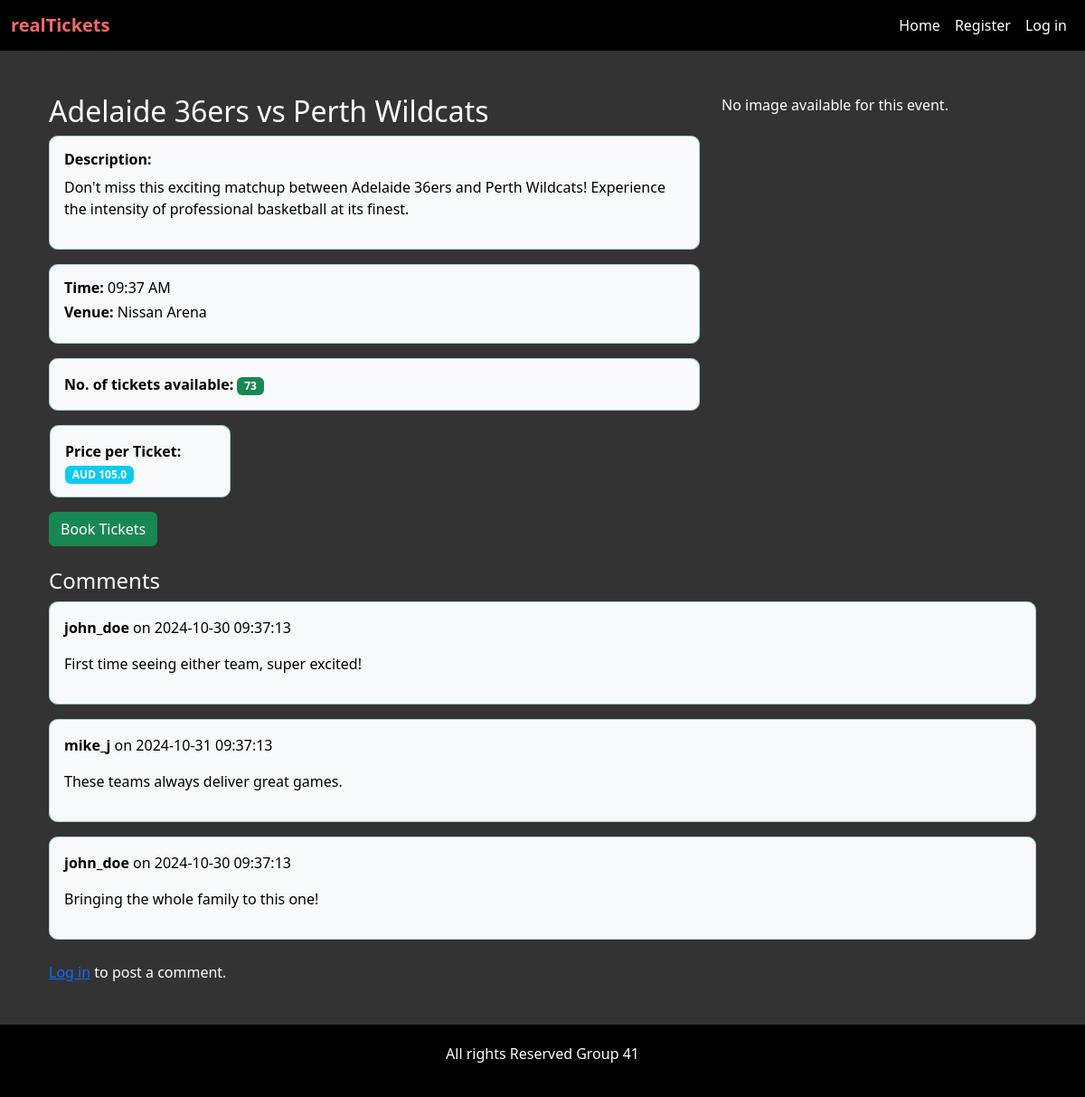
/event/7, run on the app's committed database.
### index/models.py (models this page shows, shortened)
class Event(db.Model):
    __tablename__ = 'events'  # Ensure this matches your database table name
    id = db.Column(db.Integer, primary_key=True)
    name = db.Column(db.String(100), nullable=False)
    date = db.Column(db.DateTime, default=datetime.utcnow)
    location = db.Column(db.String(200))
    description = db.Column(db.Text, nullable=True)
    seats_available = db.Column(db.Integer, nullable=False)
    status = db.Column(db.String(50), nullable=False, default='Open')  # Default to 'Open'
    price_per_ticket = db.Column(db.Float, nullable=False)  # Price per ticket
    created_by = db.Column(db.Integer, db.ForeignKey('user.id'), nullable=False)  # Reference to the user
    created_at = db.Column(db.DateTime, default=datetime.utcnow)  # Track creation time
    comments = db.relationship('Comment', backref='event', lazy=True)
    tickets = db.relationship('Ticket', back_populates='event', cascade='all, delete-orphan')
    image_filename = db.Column(db.String(120), nullable=True)  # Image filename

class Comment(db.Model):
    id = db.Column(db.Integer, primary_key=True)
    user_id = db.Column(db.Integer, db.ForeignKey('user.id'), nullable=False)  # Foreign key to User
    event_id = db.Column(db.Integer, db.ForeignKey('events.id'), nullable=False)  # Foreign key to Event
    content = db.Column(db.Text, nullable=False)
    date_posted = db.Column(db.DateTime, default=datetime.utcnow)  # Timestamp for comment
    user = db.relationship('User', backref=db.backref('comments', lazy=True))

class User(UserMixin, db.Model):  # Inherit from UserMixin
    id = db.Column(db.Integer, primary_key=True)
    first_name = db.Column(db.String(100), nullable=False)
    last_name = db.Column(db.String(100), nullable=False)
    dob = db.Column(db.String(10), nullable=False)
    email = db.Column(db.String(120), unique=True, nullable=False)
    username = db.Column(db.String(80), unique=True, nullable=False)
    password = db.Column(db.String(200), nullable=False)  # For storing hashed passwords
    bio = db.Column(db.Text, nullable=True)  # Optional field for user bio
    created_at = db.Column(db.DateTime, default=datetime.utcnow)  # Track creation time
    contact_number = db.Column(db.String(20), nullable=False)
    street_address = db.Column(db.String(200), nullable=False)

### index/views.py (the view)
@main_bp.route('/event/<int:event_id>')
def event_details(event_id):
    event = Event.query.get(event_id)
    if event is None:
        flash('Event not found', 'danger')
        return redirect(url_for('main.home'))
    return render_template('event_details.html', event=event)

### index/templates/event_details.html (shortened to what this page needs)
{% extends "base.html" %}
{% block content %}
<div class="container mt-4">
    <div class="row">
        <div class="col-md-8">
            <h2 class="event-title">{{ event.name }}</h2>
            <div class="description custom-box">
                <h6><strong>Description:</strong></h6>
                <p>{{ event.description }}</p>
            </div>
            <div class="event-details custom-box">
                <h6><strong>Time:</strong> {{ event.date.strftime('%I:%M %p') }}</h6>
                <h6><strong>Venue:</strong> {{ event.location }}</h6>
            </div>
            <div class="tickets-available custom-box">
                <strong>No. of tickets available:</strong> <span class="badge bg-success">{{ event.seats_available
                    }}</span>
            </div>
        </div>
        <div class="col-md-4">
            {% if event.image_filename %}
            <img src="{{ url_for('static', filename='uploads/' ~ event.image_filename) }}"
                class="img-fluid rounded mb-4" alt="Event Image">
            {% else %}
            <p>No image available for this event.</p>
            {% endif %}
        </div>
        <div class="ticket-price custom-box"
            style="max-width: 200px !important; max-height: 80px !important; margin-left: 13px !important;">
            <strong>Price per Ticket:</strong>
            <span class="badge bg-info">AUD {{ event.price_per_ticket }}</span>
        </div>
    </div>
    <div class="text-start mb-4">
        {% if event.status in ['Sold Out', 'Cancelled', 'Inactive'] %}
        <button class="btn btn-secondary" disabled>Sold Out / Inactive / Cancelled</button>
        {% else %}
        <a href="{{ url_for('main.tickets', event_id=event.id) }}" class="btn btn-success">Book Tickets</a>
        {% endif %}
    </div>
    <h4 class="mt-4">Comments</h4>
    <div class="comments-section mb-4">
        {% for comment in event.comments %}
        <div class="comment custom-box">
            <p><strong>{{ comment.user.username }}</strong> on {{ comment.date_posted.strftime('%Y-%m-%d %H:%M:%S') }}
            </p>
            <p>{{ comment.content }}</p>
        </div>
        {% endfor %}
    </div>
    {% if current_user.is_authenticated %}
    <form action="{{ url_for('main.post_comment', event_id=event.id) }}" method="POST" class="mb-4">
        <div class="mb-3">
            <label for="content" class="form-label">Your Comment</label>
            <textarea class="form-control" id="content" name="content" rows="3" required></textarea>
        </div>
        <button type="submit" class="btn btn-primary">Post Comment</button>
    </form>
    {% else %}
    <p><a href="{{ url_for('main.login') }}">Log in</a> to post a comment.</p>
    {% endif %}
</div>
{% endblock %}

### index/templates/base.html (style rules this page uses)
body { background-color: #333; color: white; min-height: 100vh; display: flex; flex-direction: column; }

### index/templates/event_details.html (style rules this page uses)
.custom-box { background-color: #f8f9fa; color: black; border: 1px solid #a6d1d1; border-radius: 0.60rem; padding: 1rem; margin-bottom: 1rem; }

### data on the page
Event: name "Adelaide 36ers vs Perth Wildcats", description "Don't miss this exciting matchup between Adelaide 36ers and Perth Wildcats! Experience the intensity of professional basketball at its finest.", date "09:37 AM", location "Nissan Arena", seats_available "73", price_per_ticket "105.0"
Comment: user.username "john_doe", date_posted "2024-10-30 09:37:13", content "First time seeing either team, super excited!"
Comment: user.username "mike_j", date_posted "2024-10-31 09:37:13", content "These teams always deliver great games."
Comment: user.username "john_doe", date_posted "2024-10-30 09:37:13", content "Bringing the whole family to this one!"
